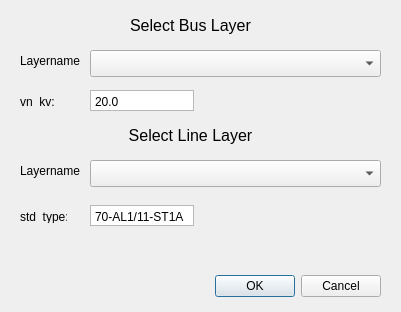
<?xml version="1.0" encoding="UTF-8"?>
<ui version="4.0">
 <class>ppqgisDialogBase</class>
 <widget class="QDialog" name="ppqgisDialogBase">
  <property name="geometry">
   <rect>
    <x>0</x>
    <y>0</y>
    <width>401</width>
    <height>312</height>
   </rect>
  </property>
  <property name="windowTitle">
   <string>Import pandapower network</string>
  </property>
  <property name="locale">
   <locale language="English" country="Germany"/>
  </property>
  <widget class="QDialogButtonBox" name="button_box">
   <property name="geometry">
    <rect>
     <x>40</x>
     <y>270</y>
     <width>341</width>
     <height>32</height>
    </rect>
   </property>
   <property name="orientation">
    <enum>Qt::Horizontal</enum>
   </property>
   <property name="standardButtons">
    <set>QDialogButtonBox::Cancel|QDialogButtonBox::Ok</set>
   </property>
  </widget>
  <widget class="QLabel" name="label">
   <property name="geometry">
    <rect>
     <x>20</x>
     <y>50</y>
     <width>61</width>
     <height>21</height>
    </rect>
   </property>
   <property name="text">
    <string>Layername:</string>
   </property>
  </widget>
  <widget class="QLabel" name="label_2">
   <property name="geometry">
    <rect>
     <x>20</x>
     <y>160</y>
     <width>61</width>
     <height>21</height>
    </rect>
   </property>
   <property name="text">
    <string>Layername:</string>
   </property>
  </widget>
  <widget class="QLabel" name="label_3">
   <property name="geometry">
    <rect>
     <x>120</x>
     <y>10</y>
     <width>141</width>
     <height>31</height>
    </rect>
   </property>
   <property name="lineWidth">
    <number>1</number>
   </property>
   <property name="text">
    <string>&lt;html&gt;&lt;head/&gt;&lt;body&gt;&lt;p&gt;&lt;span style=&quot; font-size:12pt;&quot;&gt;Select Bus Layer&lt;/span&gt;&lt;/p&gt;&lt;/body&gt;&lt;/html&gt;</string>
   </property>
   <property name="textFormat">
    <enum>Qt::AutoText</enum>
   </property>
   <property name="scaledContents">
    <bool>false</bool>
   </property>
   <property name="alignment">
    <set>Qt::AlignCenter</set>
   </property>
  </widget>
  <widget class="QLabel" name="label_4">
   <property name="geometry">
    <rect>
     <x>120</x>
     <y>120</y>
     <width>141</width>
     <height>31</height>
    </rect>
   </property>
   <property name="lineWidth">
    <number>1</number>
   </property>
   <property name="text">
    <string>&lt;html&gt;&lt;head/&gt;&lt;body&gt;&lt;p&gt;&lt;span style=&quot; font-size:12pt;&quot;&gt;Select Line Layer&lt;/span&gt;&lt;/p&gt;&lt;/body&gt;&lt;/html&gt;</string>
   </property>
   <property name="textFormat">
    <enum>Qt::AutoText</enum>
   </property>
   <property name="scaledContents">
    <bool>false</bool>
   </property>
   <property name="alignment">
    <set>Qt::AlignCenter</set>
   </property>
  </widget>
  <widget class="QLabel" name="label_5">
   <property name="geometry">
    <rect>
     <x>20</x>
     <y>95</y>
     <width>47</width>
     <height>13</height>
    </rect>
   </property>
   <property name="text">
    <string>vn_kv:</string>
   </property>
  </widget>
  <widget class="QPlainTextEdit" name="vnKvTextEdit">
   <property name="geometry">
    <rect>
     <x>90</x>
     <y>90</y>
     <width>104</width>
     <height>21</height>
    </rect>
   </property>
   <property name="sizePolicy">
    <sizepolicy hsizetype="Expanding" vsizetype="Expanding">
     <horstretch>0</horstretch>
     <verstretch>0</verstretch>
    </sizepolicy>
   </property>
   <property name="verticalScrollBarPolicy">
    <enum>Qt::ScrollBarAlwaysOff</enum>
   </property>
   <property name="horizontalScrollBarPolicy">
    <enum>Qt::ScrollBarAlwaysOff</enum>
   </property>
   <property name="plainText">
    <string>20.0</string>
   </property>
  </widget>
  <widget class="QPlainTextEdit" name="stdTypeTextEdit">
   <property name="geometry">
    <rect>
     <x>90</x>
     <y>205</y>
     <width>104</width>
     <height>21</height>
    </rect>
   </property>
   <property name="sizePolicy">
    <sizepolicy hsizetype="Expanding" vsizetype="Expanding">
     <horstretch>0</horstretch>
     <verstretch>0</verstretch>
    </sizepolicy>
   </property>
   <property name="verticalScrollBarPolicy">
    <enum>Qt::ScrollBarAlwaysOff</enum>
   </property>
   <property name="horizontalScrollBarPolicy">
    <enum>Qt::ScrollBarAlwaysOff</enum>
   </property>
   <property name="plainText">
    <string>70-AL1/11-ST1A 20.0</string>
   </property>
  </widget>
  <widget class="QLabel" name="label_6">
   <property name="geometry">
    <rect>
     <x>20</x>
     <y>210</y>
     <width>47</width>
     <height>13</height>
    </rect>
   </property>
   <property name="text">
    <string>std_type:</string>
   </property>
  </widget>
  <widget class="QgsMapLayerComboBox" name="lineComboBox">
   <property name="geometry">
    <rect>
     <x>90</x>
     <y>160</y>
     <width>291</width>
     <height>27</height>
    </rect>
   </property>
  </widget>
  <widget class="QgsMapLayerComboBox" name="busComboBox">
   <property name="geometry">
    <rect>
     <x>90</x>
     <y>50</y>
     <width>291</width>
     <height>27</height>
    </rect>
   </property>
  </widget>
 </widget>
 <customwidgets>
  <customwidget>
   <class>QgsMapLayerComboBox</class>
   <extends>QComboBox</extends>
   <header>qgsmaplayercombobox.h</header>
  </customwidget>
 </customwidgets>
 <resources/>
 <connections>
  <connection>
   <sender>button_box</sender>
   <signal>accepted()</signal>
   <receiver>ppqgisDialogBase</receiver>
   <slot>accept()</slot>
   <hints>
    <hint type="sourcelabel">
     <x>20</x>
     <y>20</y>
    </hint>
    <hint type="destinationlabel">
     <x>20</x>
     <y>20</y>
    </hint>
   </hints>
  </connection>
  <connection>
   <sender>button_box</sender>
   <signal>rejected()</signal>
   <receiver>ppqgisDialogBase</receiver>
   <slot>reject()</slot>
   <hints>
    <hint type="sourcelabel">
     <x>20</x>
     <y>20</y>
    </hint>
    <hint type="destinationlabel">
     <x>20</x>
     <y>20</y>
    </hint>
   </hints>
  </connection>
 </connections>
</ui>
